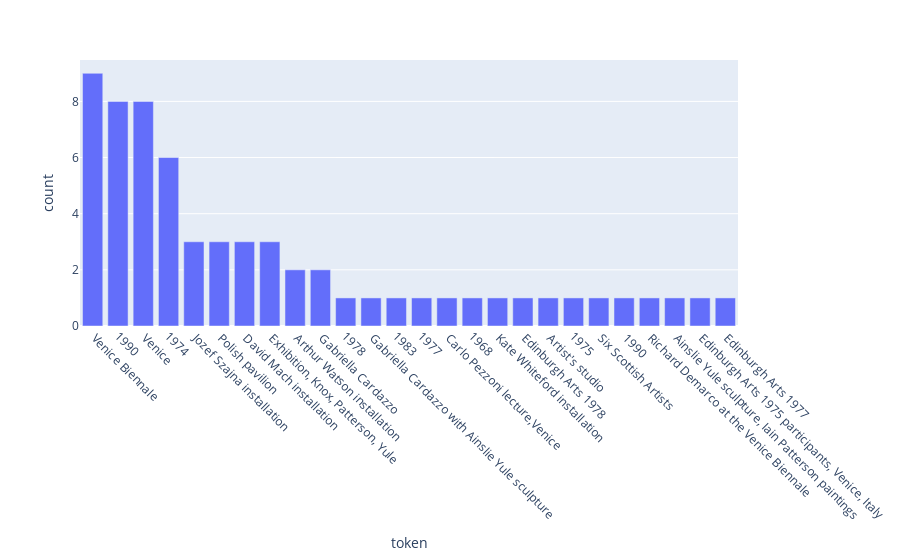

The code cell stored with this chart in its notebook:
### Markdown cell above
# Let's run our code, at last!

### Code cell
analyse_token("Venice")

### Figure 1 — Plotly figure (JSON) as saved in the notebook; plotly's stock layout.template omitted (floating-point values rounded to 4 significant figures)
{"data": [{"alignmentgroup": "True", "hovertemplate": "token=%{x}<br>count=%{y}<extra></extra>", "legendgroup": "", "marker": {"color": "#636efa"}, "name": "", "offsetgroup": "", "orientation": "v", "showlegend": false, "textposition": "auto", "type": "bar", "x": [" Venice Biennale", "1990", " Venice", "1974", " Jozef Szajna installation", " Polish pavilion", " David Mach installation", " Exhibition, Knox, Patterson, Yule", " Arthur Watson installation", " Gabriella Cardazzo", "1978", " Gabriella Cardazzo with Ainslie Yule sculpture", "1983", "1977", " Carlo Pezzoni lecture,Venice", "1968", " Kate Whiteford installation", " Edinburgh Arts 1978", " Artist's studio", "1975", " Six Scottish Artists", " 1990", " Richard Demarco at the Venice Biennale", " Ainslie Yule sculpture, Iain Patterson paintings", " Edinburgh Arts 1975 participants, Venice, Italy", " Edinburgh Arts 1977"], "xaxis": "x", "y": [9, 8, 8, 6, 3, 3, 3, 3, 2, 2, 1, 1, 1, 1, 1, 1, 1, 1, 1, 1, 1, 1, 1, 1, 1, 1], "yaxis": "y"}], "layout": {"barmode": "relative", "legend": {"tracegroupgap": 0}, "margin": {"t": 60}, "xaxis": {"anchor": "y", "domain": [0, 1], "tickangle": 45, "title": {"text": "token"}}, "yaxis": {"anchor": "x", "domain": [0, 1], "title": {"text": "count"}}}}
